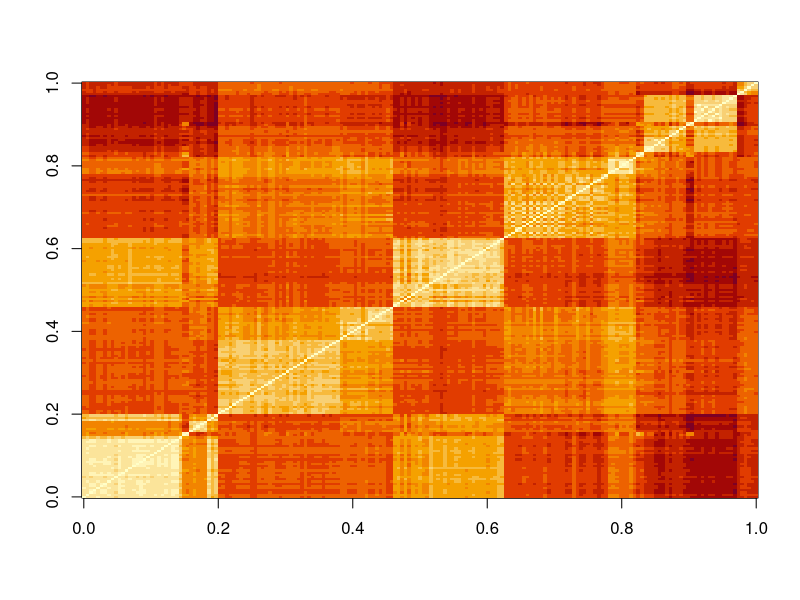
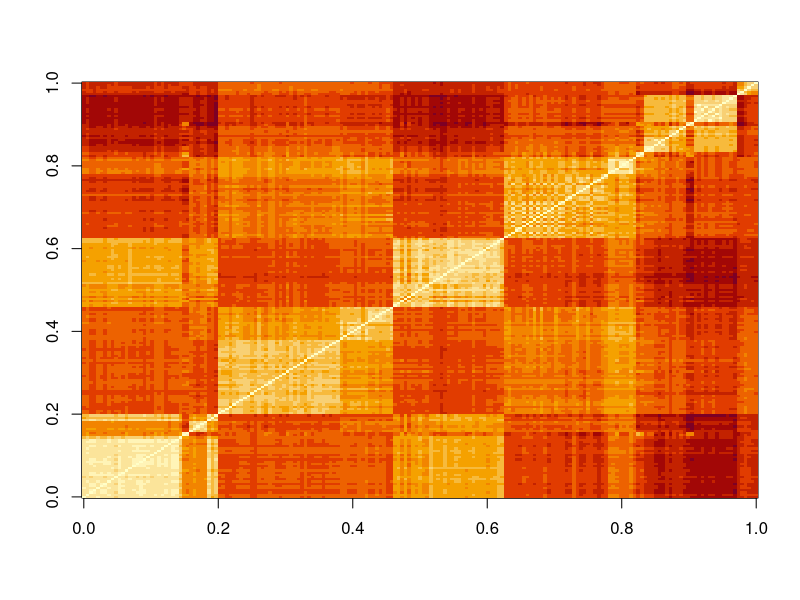

Generate these figures, in order, with R:
# 3. Nearest Neighbors  ---------------------------------------------------------------------


# 3.1 Distance ------------------------------------------------------------

library(dslabs)
data("tissue_gene_expression")

dim(tissue_gene_expression$x)
table(tissue_gene_expression$y)
d <- dist(tissue_gene_expression$x)

#Question1
ind <- c(1, 2, 39, 40, 73, 74)
as.matrix(d)[ind,ind]

image(as.matrix(d))

#Question2
#Compare the distances between observations 1 and 2 (both cerebellum), observations 39 and 40 (both colon), and observations 73 and 74 (both endometrium).
#Distance-wise, are samples from tissues of the same type closer to each other?
  
  
#  ```{r}
d_matrix <- as.matrix(d)
d_matrix[1:2,1:2]
d_matrix[39:40,39:40]
d_matrix[73:74,73:74]

#```
#Answer : 
#Yes, the samples from the same tissue type are closest to each other


#Question3
#Make a plot of all the distances using the image function to see if the pattern you observed in Q2 is general.
#Which code would correctly make the desired plot?

#```{r}
image(as.matrix(d))
#image(d_matrix)[order(tissue_gene_expression$y):order(tissue_gene_expression$y)]
#```
